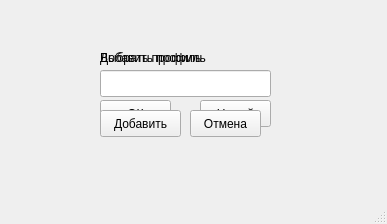
<?xml version="1.0" encoding="UTF-8"?>
<ui version="4.0">
 <class>frm_profile</class>
 <widget class="QMainWindow" name="frm_profile">
  <property name="geometry">
   <rect>
    <x>0</x>
    <y>0</y>
    <width>387</width>
    <height>224</height>
   </rect>
  </property>
  <property name="windowTitle">
   <string>Выбор профиля</string>
  </property>
  <widget class="QWidget" name="centralwidget">
   <widget class="QComboBox" name="cb_profile">
    <property name="geometry">
     <rect>
      <x>100</x>
      <y>72</y>
      <width>171</width>
      <height>21</height>
     </rect>
    </property>
   </widget>
   <widget class="QLabel" name="lb_set">
    <property name="geometry">
     <rect>
      <x>100</x>
      <y>50</y>
      <width>121</width>
      <height>16</height>
     </rect>
    </property>
    <property name="text">
     <string>Выбрать профиль</string>
    </property>
   </widget>
   <widget class="QPushButton" name="bt_ok">
    <property name="geometry">
     <rect>
      <x>100</x>
      <y>100</y>
      <width>71</width>
      <height>27</height>
     </rect>
    </property>
    <property name="text">
     <string>ОК</string>
    </property>
   </widget>
   <widget class="QPushButton" name="bt_new">
    <property name="geometry">
     <rect>
      <x>200</x>
      <y>100</y>
      <width>71</width>
      <height>27</height>
     </rect>
    </property>
    <property name="text">
     <string>Новый</string>
    </property>
   </widget>
   <widget class="QLineEdit" name="te_newProfile">
    <property name="enabled">
     <bool>true</bool>
    </property>
    <property name="geometry">
     <rect>
      <x>100</x>
      <y>70</y>
      <width>171</width>
      <height>27</height>
     </rect>
    </property>
    <property name="readOnly">
     <bool>false</bool>
    </property>
   </widget>
   <widget class="QPushButton" name="bt_addProfile">
    <property name="enabled">
     <bool>true</bool>
    </property>
    <property name="geometry">
     <rect>
      <x>100</x>
      <y>110</y>
      <width>81</width>
      <height>27</height>
     </rect>
    </property>
    <property name="text">
     <string>Добавить</string>
    </property>
   </widget>
   <widget class="QLabel" name="lb_add">
    <property name="geometry">
     <rect>
      <x>100</x>
      <y>50</y>
      <width>151</width>
      <height>16</height>
     </rect>
    </property>
    <property name="text">
     <string>Добавить профиль</string>
    </property>
   </widget>
   <widget class="QPushButton" name="bt_cancel">
    <property name="geometry">
     <rect>
      <x>190</x>
      <y>110</y>
      <width>71</width>
      <height>27</height>
     </rect>
    </property>
    <property name="text">
     <string>Отмена</string>
    </property>
   </widget>
  </widget>
  <widget class="QStatusBar" name="statusbar"/>
 </widget>
 <resources/>
 <connections/>
</ui>
